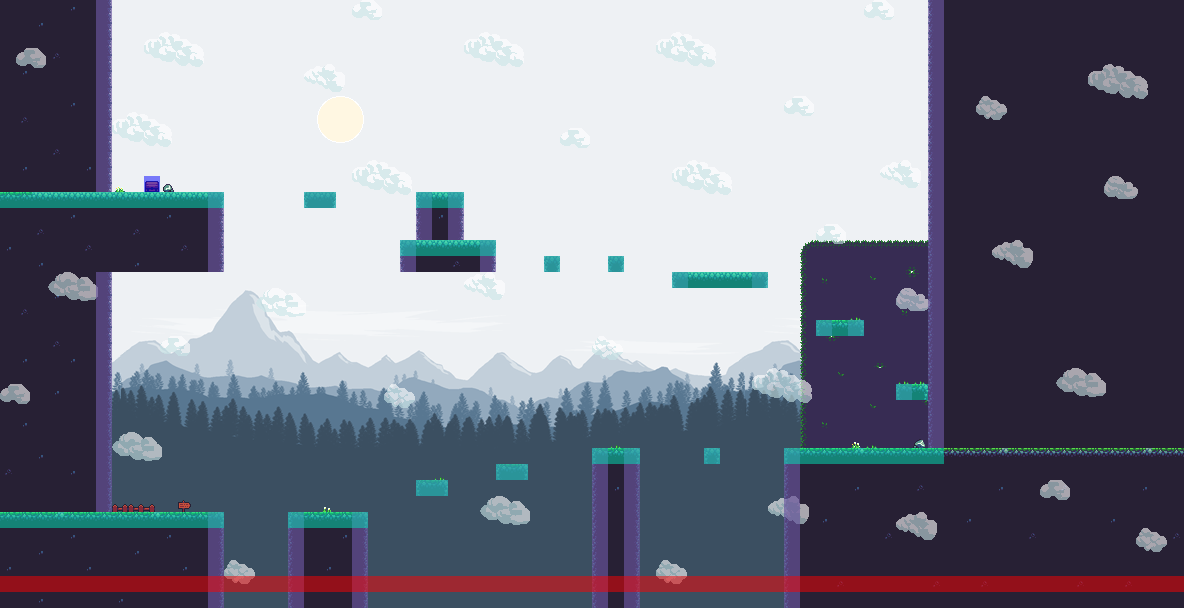

Below is a game level as drawn by its tile map, then a one-line description and the .tmx that defines it (tile-layer data replaced by summaries):
An orthogonal 74x38 tile map with 16x16 px tiles, 6 tile layers (background, background_2, platforms, parallax, ...), 1 hidden layer not drawn, 4 tilesets.

<map version="1.4" tiledversion="1.4.2" orientation="orthogonal" renderorder="right-down" width="74" height="38" tilewidth="16" tileheight="16" infinite="0" nextlayerid="9" nextobjectid="1">
 <tileset firstgid="1" name="collider" tilewidth="16" tileheight="16" tilecount="6" columns="3">
  <image source="collider.png" width="48" height="32" />
 </tileset>
 <tileset firstgid="7" name="tileset" tilewidth="16" tileheight="16" tilecount="136" columns="17">
  <image source="tileset.png" width="272" height="128" />
 </tileset>
 <tileset firstgid="143" name="background2" tilewidth="16" tileheight="16" tilecount="2052" columns="54">
  <image source="background2.png" width="873" height="612" />
 </tileset>
 <tileset firstgid="2195" name="clouds" tilewidth="16" tileheight="16" tilecount="56" columns="8">
  <image source="clouds.png" width="128" height="112" />
 </tileset>
 <layer id="5" name="background" width="74" height="38">
  <properties>
   <property name="navigation" type="int" value="0" />
   <property name="parallax" type="int" value="0" />
   <property name="visible" type="int" value="1" />
  </properties>
  <data>[2812 cells, 2052 non-empty, 2052 distinct tile ids]</data>
 </layer>
 <layer id="4" name="background_2" width="74" height="38">
  <properties>
   <property name="navigation" type="int" value="0" />
   <property name="parallax" type="int" value="0" />
   <property name="visible" type="int" value="1" />
  </properties>
  <data>[2812 cells, 537 non-empty, 11 distinct tile ids]</data>
 </layer>
 <layer id="3" name="platforms" width="74" height="38">
  <properties>
   <property name="navigation" type="int" value="0" />
   <property name="parallax" type="int" value="0" />
   <property name="visible" type="int" value="1" />
  </properties>
  <data>[2812 cells, 738 non-empty, 22 distinct tile ids]</data>
 </layer>
 <layer id="7" name="parallax" width="74" height="38">
  <properties>
   <property name="navigation" type="int" value="0" />
   <property name="parallax" type="int" value="1" />
   <property name="visible" type="int" value="1" />
  </properties>
  <data>[2812 cells, 246 non-empty, 40 distinct tile ids]</data>
 </layer>
 <layer id="2" name="walls" width="74" height="38" opacity="0.67">
  <properties>
   <property name="navigation" type="int" value="0" />
   <property name="parallax" type="int" value="0" />
   <property name="visible" type="int" value="0" />
  </properties>
  <data>[2812 cells, 132 non-empty, 1 distinct tile ids]</data>
 </layer>
 <layer id="1" name="colliders" width="74" height="38" opacity="0.5">
  <properties>
   <property name="navigation" type="int" value="0" />
   <property name="parallax" type="int" value="0" />
   <property name="visible" type="int" value="0" />
  </properties>
  <data>[2812 cells, 150 non-empty, 3 distinct tile ids]</data>
 </layer>
 <layer id="8" name="walkability" width="74" height="38" visible="0" opacity="0.4">
  <properties>
   <property name="navigation" type="int" value="1" />
   <property name="parallax" type="int" value="0" />
   <property name="visible" type="int" value="0" />
  </properties>
  <data>[2812 cells, 243 non-empty, 1 distinct tile ids]</data>
 </layer>
</map>
